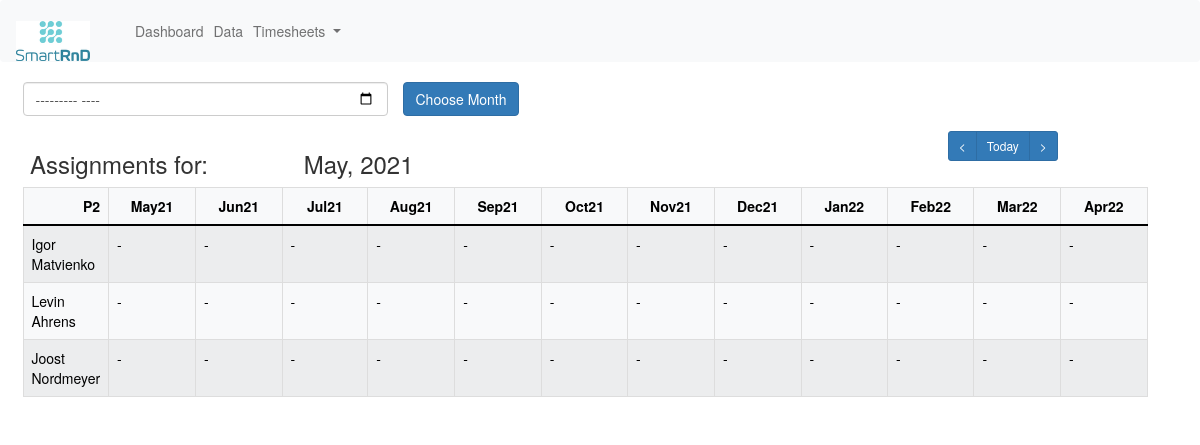
The app's page /task_in_months/3/65 (signed in) with its own data.
### erpapp/models.py (models this page shows, shortened)
class Month(models.Model):
    month_choices = [
        ('January', 'January'),
        ('February', 'February'),
        ('March', 'March'),
        ('April', 'April'),
        ('May', 'May'),
        ('June', 'June'),
        ('July', 'July'),
        ('August', 'August'),
        ('September', 'September'),
        ('October', 'October'),
        ('November', 'November'),
        ('December', 'December')
    ]
    year_choices = [(str(r), str(r)) for r in range(datetime.date.today().year - 10, datetime.date.today().year + 10)]
    month = models.CharField(max_length=10, choices=month_choices)
    year = models.CharField(max_length=5, choices=year_choices, default=str(timezone.now().strftime('%Y')))
    @property
    def name(self):
        return '{}, {}'.format(self.month, self.year)
    def short_name(self):
        return '{}{}'.format(self.month[:3], self.year[-2:])

class Task(models.Model):
    title = models.CharField('Title', max_length=50, default='Title', unique=True)
    description = models.CharField('Description', max_length=2400, default='Describe the task!')
    assigned_employees_on_month = models.ManyToManyField(Employee, through='AssignmentPerMonth')
    class Meta:
        db_table = "task"

class Employee(models.Model):
    firstname = models.CharField('First Name', max_length=32)
    lastname = models.CharField('Last Name', max_length=32)
    type_choices = [
        ('Undergraduate Assistant', 'Undergraduate Assistant'),
        ('Research Associate', 'Research Associate')
    ]
    type = models.CharField('Type of Employment', choices=type_choices, max_length=32)
    capacity = models.FloatField('Capacity', default=1.0)
    hiring_date = models.DateField('Hiring Date')
    expiration_date = models.DateField('Expiration Date')
    @property
    def fullname(self):
        return '{} {}'.format(self.firstname, self.lastname)
    def __str__(self):
        return self.fullname
    class Meta:
        db_table = "employee"
        unique_together = ('firstname', 'lastname')

### erpapp/views.py (the view, shortened to what this page needs)
# urls.py: path('task_in_months/<int:tsk_id>/', views.task_in_months_no_id),
def task_in_months(request, tsk_id, month_id):
    month_dict = {
        '1': 'January',
        '2': 'February',
        '3': 'March',
        '4': 'April',
        '5': 'May',
        '6': 'June',
        '7': 'July',
        '8': 'August',
        '9': 'September',
        '10': 'October',
        '11': 'November',
        '12': 'December',
    }
    task = Project.objects.get(id=tsk_id)
    months = Month.objects.all()
    emps_in_months = []
    for employee in Employee.objects.all():
        employee_info = [employee]
        assignments = []
        for counter, month in enumerate(Month.objects.all()):
            assignments.append('-')
            for assignment_per_months in AssignmentPerMonth.objects.all():  # set assignment_percentages to right month
                if employee.id == assignment_per_months.employee.id and task.id == assignment_per_months.task.id and month == assignment_per_months.month:
                    assignments[counter] = int(round(assignment_per_months.percentage, 2) * 100)
        employee_info.append(assignments[month_id - 1:month_id + 11])
        emps_in_months.append(employee_info)
    months = months[month_id - 1:month_id + 11]
    month_dict = {
        '1': 'January',
        '2': 'February',
        '3': 'March',
        '4': 'April',
        '5': 'May',
        '6': 'June',
        '7': 'July',
        '8': 'August',
        '9': 'September',
        '10': 'October',
        '11': 'November',
        '12': 'December',
    }
    month = Month.objects.get(id=month_id)
    date = timezone.now()
    current_year, current_month, _ = str(date).split('-')
    current_month_name = month_dict[str(int(current_month))]
    today = Month.objects.get(month=current_month_name, year=current_year)
    try:
        previous_month = Month.objects.get(id=month_id - 1)
    except Exception:
        previous_month = Month.objects.get(id=month_id)
    try:
        next_month = Month.objects.get(id=month_id + 1)
    except Exception:
        next_month = Month.objects.get(id=month_id)
    context = {
        'task': task,
        'emps_in_months': emps_in_months,
        'months': months,
        'month': month,
        'previous_month': previous_month,
        'next_month': next_month,
        'today': today,
    }
    return render(request, 'task_in_months.html', context)

### erpapp/models.py (called while the page is built)
    def __str__(self):
        return self.title

### erpapp/Templates/task_in_months.html (shortened to what this page needs)
{% extends "base.html" %}
{% block content %}
<div class="row">
    <form method="POST" class="post-form">
        <div class="form-group row">
            <div class="col-4">
                <input type="month" name="start_month" id="start_month" class="form-control">
            </div>
            <div class="col-4">
                <input type="submit" value="Choose Month" class="btn btn-primary">
            </div>
        </div>
    </form>
</div>
<div class="row">
    <div class="col-3">
        <h3>Assignments for: </h3>
    </div>
    <div class="col-9">
        <div class="row">
            <div class="col-9">
                <h3>{{ month.name }}</h3>
            </div>
            <div class="col-3">
                <div class="btn-group" role="group" aria-label="Basic example">
                    <a class="btn btn-primary btn-sm" href="{{ previous_month.id }}" role="button"><</a>
                    <a class="btn btn-primary btn-sm" href="{{ today.id }}" role="button">Today</a>
                    <a class="btn btn-primary btn-sm" href="{{ next_month.id }}" role="button">></a>
                </div>
            </div>
        </div>
    </div>
</div>
<div class="row">
    <table class="table table-striped table-bordered table-light" width="100%">
        <thead>
        <tr>
            <th style="text-align: right">{{ task }}</th>
            {% for month in months %}
            <th class="col-xs-1" style="text-align: center">{{ month.short_name }}</th>
            {% endfor %}
        </tr>
        </thead>
        <tbody>
        {% for emp_info in emps_in_months %}
            <tr>
                <td> {{ emp_info.0 }} </td>
            {% for assignment in emp_info.1 %}
                {% if assignment == '-' %}
                <td> {{ assignment }} </td>
                {% else %}
                <td> {{ assignment }}% </td>
                {% endif %}
            {% endfor %}
            </tr>
        {% endfor %}
        </tbody>
    </table>
</div>
{% endblock content %}

### records on screen
Month: name "May, 2021", short_name "May21"
Task: title "P2"
Month: short_name "Jun21"
Month: short_name "Jul21"
Month: short_name "Aug21"
Month: short_name "Sep21"
Month: short_name "Oct21"
Month: short_name "Nov21"
Month: short_name "Dec21"
Month: short_name "Jan22"
Month: short_name "Feb22"
Month: short_name "Mar22"
Month: short_name "Apr22"
Employee: firstname+lastname "Igor Matvienko", 1 "-" "-" "-" "-" "-" "-" "-" "-" "-" "-" "-" "-"
Employee: firstname+lastname "Levin Ahrens", 1 "-" "-" "-" "-" "-" "-" "-" "-" "-" "-" "-" "-"
Employee: firstname+lastname "Joost Nordmeyer", 1 "-" "-" "-" "-" "-" "-" "-" "-" "-" "-" "-" "-"
